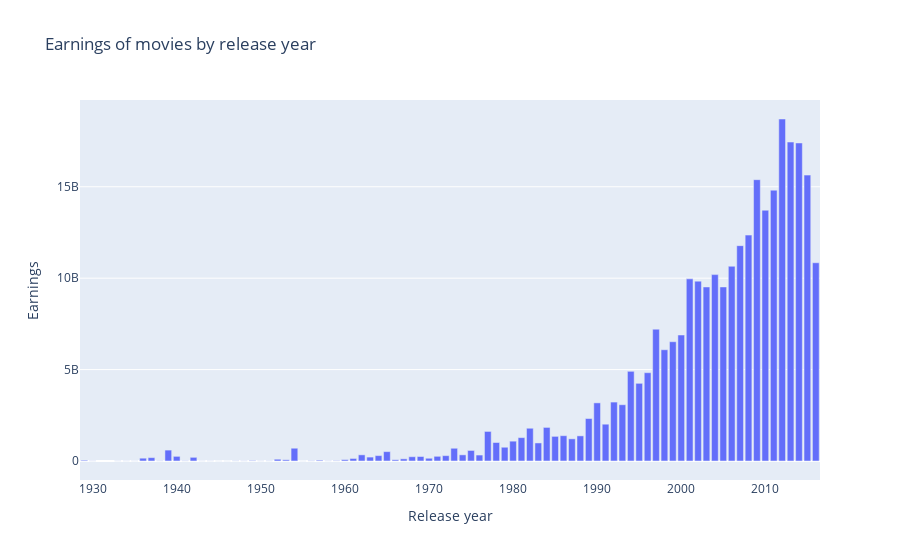

Notebook cell for this chart:
### Code cell
total = data2.groupby('Release year')['Earnings'].sum().reset_index()
fig = py.bar(
    total,
    x='Release year',
    y='Earnings',
    title='Earnings of movies by release year',
    labels={'Release year': 'Release year'},
)
fig.show()
